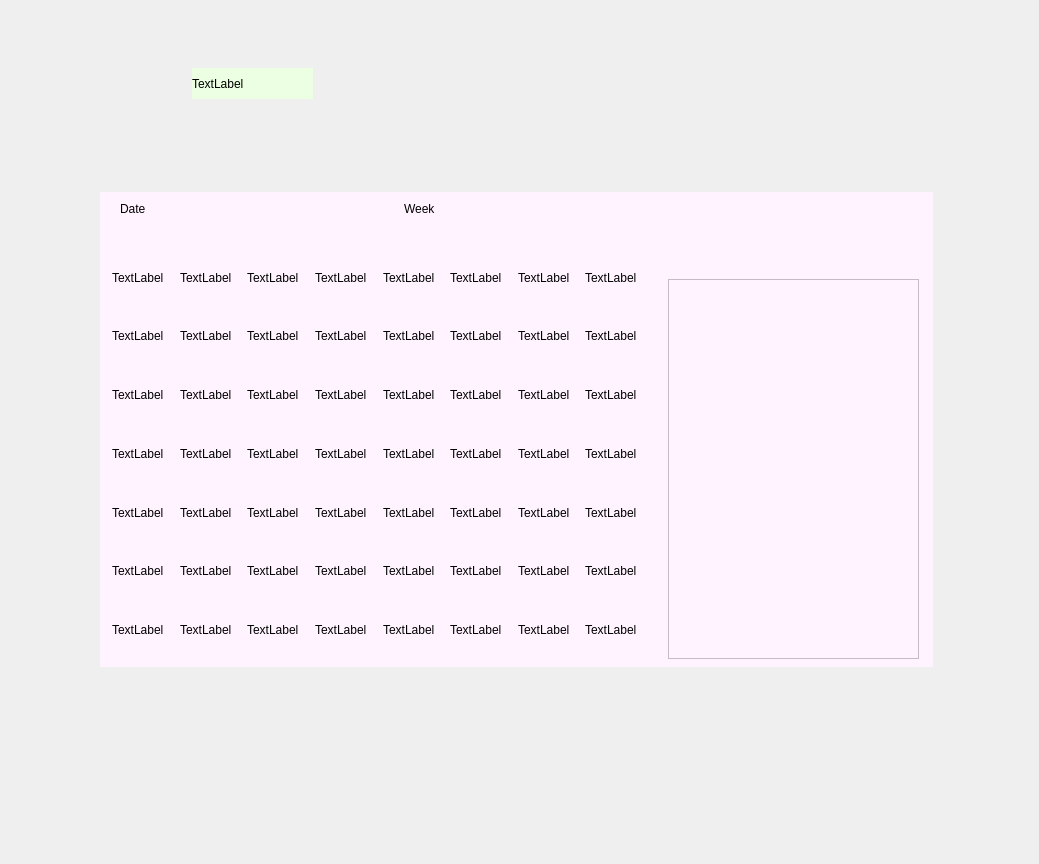
<?xml version="1.0" encoding="UTF-8"?>
<ui version="4.0">
 <class>Calendar</class>
 <widget class="QWidget" name="Calendar">
  <property name="geometry">
   <rect>
    <x>0</x>
    <y>0</y>
    <width>1039</width>
    <height>864</height>
   </rect>
  </property>
  <property name="windowTitle">
   <string>Form</string>
  </property>
  <widget class="QWidget" name="calendarWidget" native="true">
   <property name="geometry">
    <rect>
     <x>100</x>
     <y>192</y>
     <width>833</width>
     <height>475</height>
    </rect>
   </property>
   <property name="styleSheet">
    <string notr="true">background:rgb(255, 243, 255)</string>
   </property>
   <widget class="QWidget" name="noteWidget" native="true">
    <property name="geometry">
     <rect>
      <x>564</x>
      <y>48</y>
      <width>261</width>
      <height>425</height>
     </rect>
    </property>
    <widget class="QWidget" name="verticalLayoutWidget">
     <property name="geometry">
      <rect>
       <x>4</x>
       <y>8</y>
       <width>253</width>
       <height>413</height>
      </rect>
     </property>
     <layout class="QVBoxLayout" name="noteMenu" stretch="1,15">
      <item>
       <widget class="QWidget" name="noteWidgetMenu" native="true"/>
      </item>
      <item>
       <widget class="QWidget" name="noteList" native="true">
        <widget class="QListWidget" name="noteListWidget">
         <property name="geometry">
          <rect>
           <x>0</x>
           <y>0</y>
           <width>251</width>
           <height>380</height>
          </rect>
         </property>
         <property name="verticalScrollMode">
          <enum>QAbstractItemView::ScrollPerPixel</enum>
         </property>
         <property name="horizontalScrollMode">
          <enum>QAbstractItemView::ScrollPerPixel</enum>
         </property>
        </widget>
       </widget>
      </item>
     </layout>
    </widget>
   </widget>
   <widget class="QWidget" name="calendarFormWidget" native="true">
    <property name="geometry">
     <rect>
      <x>8</x>
      <y>48</y>
      <width>551</width>
      <height>425</height>
     </rect>
    </property>
    <widget class="QWidget" name="gridLayoutWidget">
     <property name="geometry">
      <rect>
       <x>4</x>
       <y>8</y>
       <width>541</width>
       <height>411</height>
      </rect>
     </property>
     <layout class="QGridLayout" name="calendarForm" rowstretch="10,10,10,10,10,10,10" columnstretch="10,10,10,10,10,10,10,10">
      <property name="leftMargin">
       <number>0</number>
      </property>
      <property name="topMargin">
       <number>0</number>
      </property>
      <property name="spacing">
       <number>0</number>
      </property>
      <item row="2" column="0">
       <widget class="CalendarCell" name="L0_2">
        <property name="text">
         <string>TextLabel</string>
        </property>
       </widget>
      </item>
      <item row="2" column="2">
       <widget class="CalendarCell" name="L2_2">
        <property name="text">
         <string>TextLabel</string>
        </property>
       </widget>
      </item>
      <item row="3" column="7">
       <widget class="CalendarCell" name="L7_3">
        <property name="text">
         <string>TextLabel</string>
        </property>
       </widget>
      </item>
      <item row="3" column="3">
       <widget class="CalendarCell" name="L3_3">
        <property name="text">
         <string>TextLabel</string>
        </property>
       </widget>
      </item>
      <item row="0" column="2">
       <widget class="CalendarCell" name="L2_0">
        <property name="text">
         <string>TextLabel</string>
        </property>
       </widget>
      </item>
      <item row="1" column="0">
       <widget class="CalendarCell" name="L0_1">
        <property name="text">
         <string>TextLabel</string>
        </property>
       </widget>
      </item>
      <item row="5" column="7">
       <widget class="CalendarCell" name="L7_5">
        <property name="text">
         <string>TextLabel</string>
        </property>
       </widget>
      </item>
      <item row="0" column="3">
       <widget class="CalendarCell" name="L3_0">
        <property name="text">
         <string>TextLabel</string>
        </property>
       </widget>
      </item>
      <item row="2" column="4">
       <widget class="CalendarCell" name="L4_2">
        <property name="text">
         <string>TextLabel</string>
        </property>
       </widget>
      </item>
      <item row="1" column="2">
       <widget class="CalendarCell" name="L2_1">
        <property name="text">
         <string>TextLabel</string>
        </property>
       </widget>
      </item>
      <item row="2" column="3">
       <widget class="CalendarCell" name="L3_2">
        <property name="text">
         <string>TextLabel</string>
        </property>
       </widget>
      </item>
      <item row="1" column="3">
       <widget class="CalendarCell" name="L3_1">
        <property name="text">
         <string>TextLabel</string>
        </property>
       </widget>
      </item>
      <item row="1" column="7">
       <widget class="CalendarCell" name="L7_1">
        <property name="text">
         <string>TextLabel</string>
        </property>
       </widget>
      </item>
      <item row="5" column="0">
       <widget class="CalendarCell" name="L0_5">
        <property name="text">
         <string>TextLabel</string>
        </property>
       </widget>
      </item>
      <item row="5" column="6">
       <widget class="CalendarCell" name="L6_5">
        <property name="text">
         <string>TextLabel</string>
        </property>
       </widget>
      </item>
      <item row="0" column="6">
       <widget class="CalendarCell" name="L6_0">
        <property name="text">
         <string>TextLabel</string>
        </property>
       </widget>
      </item>
      <item row="6" column="0">
       <widget class="CalendarCell" name="L0_6">
        <property name="text">
         <string>TextLabel</string>
        </property>
       </widget>
      </item>
      <item row="0" column="0">
       <widget class="CalendarCell" name="L0_0">
        <property name="text">
         <string>TextLabel</string>
        </property>
       </widget>
      </item>
      <item row="4" column="6">
       <widget class="CalendarCell" name="L6_4">
        <property name="text">
         <string>TextLabel</string>
        </property>
       </widget>
      </item>
      <item row="2" column="6">
       <widget class="CalendarCell" name="L6_2">
        <property name="text">
         <string>TextLabel</string>
        </property>
       </widget>
      </item>
      <item row="1" column="4">
       <widget class="CalendarCell" name="L4_1">
        <property name="text">
         <string>TextLabel</string>
        </property>
       </widget>
      </item>
      <item row="1" column="6">
       <widget class="CalendarCell" name="L6_1">
        <property name="text">
         <string>TextLabel</string>
        </property>
       </widget>
      </item>
      <item row="3" column="2">
       <widget class="CalendarCell" name="L2_3">
        <property name="text">
         <string>TextLabel</string>
        </property>
       </widget>
      </item>
      <item row="2" column="7">
       <widget class="CalendarCell" name="L7_2">
        <property name="text">
         <string>TextLabel</string>
        </property>
       </widget>
      </item>
      <item row="1" column="5">
       <widget class="CalendarCell" name="L5_1">
        <property name="text">
         <string>TextLabel</string>
        </property>
       </widget>
      </item>
      <item row="0" column="5">
       <widget class="CalendarCell" name="L5_0">
        <property name="text">
         <string>TextLabel</string>
        </property>
       </widget>
      </item>
      <item row="3" column="0">
       <widget class="CalendarCell" name="L0_3">
        <property name="text">
         <string>TextLabel</string>
        </property>
       </widget>
      </item>
      <item row="3" column="6">
       <widget class="CalendarCell" name="L6_3">
        <property name="enabled">
         <bool>true</bool>
        </property>
        <property name="text">
         <string>TextLabel</string>
        </property>
       </widget>
      </item>
      <item row="2" column="5">
       <widget class="CalendarCell" name="L5_2">
        <property name="text">
         <string>TextLabel</string>
        </property>
       </widget>
      </item>
      <item row="4" column="0">
       <widget class="CalendarCell" name="L0_4">
        <property name="text">
         <string>TextLabel</string>
        </property>
       </widget>
      </item>
      <item row="0" column="1">
       <widget class="CalendarCell" name="L1_0">
        <property name="text">
         <string>TextLabel</string>
        </property>
       </widget>
      </item>
      <item row="1" column="1">
       <widget class="CalendarCell" name="L1_1">
        <property name="text">
         <string>TextLabel</string>
        </property>
       </widget>
      </item>
      <item row="2" column="1">
       <widget class="CalendarCell" name="L1_2">
        <property name="text">
         <string>TextLabel</string>
        </property>
       </widget>
      </item>
      <item row="3" column="1">
       <widget class="CalendarCell" name="L1_3">
        <property name="text">
         <string>TextLabel</string>
        </property>
       </widget>
      </item>
      <item row="0" column="7">
       <widget class="CalendarCell" name="L7_0">
        <property name="text">
         <string>TextLabel</string>
        </property>
       </widget>
      </item>
      <item row="3" column="4">
       <widget class="CalendarCell" name="L4_3">
        <property name="text">
         <string>TextLabel</string>
        </property>
       </widget>
      </item>
      <item row="3" column="5">
       <widget class="CalendarCell" name="L5_3">
        <property name="text">
         <string>TextLabel</string>
        </property>
       </widget>
      </item>
      <item row="4" column="7">
       <widget class="CalendarCell" name="L7_4">
        <property name="text">
         <string>TextLabel</string>
        </property>
       </widget>
      </item>
      <item row="4" column="1">
       <widget class="CalendarCell" name="L1_4">
        <property name="text">
         <string>TextLabel</string>
        </property>
       </widget>
      </item>
      <item row="4" column="2">
       <widget class="CalendarCell" name="L2_4">
        <property name="text">
         <string>TextLabel</string>
        </property>
       </widget>
      </item>
      <item row="4" column="3">
       <widget class="CalendarCell" name="L3_4">
        <property name="text">
         <string>TextLabel</string>
        </property>
       </widget>
      </item>
      <item row="4" column="4">
       <widget class="CalendarCell" name="L4_4">
        <property name="text">
         <string>TextLabel</string>
        </property>
       </widget>
      </item>
      <item row="4" column="5">
       <widget class="CalendarCell" name="L5_4">
        <property name="text">
         <string>TextLabel</string>
        </property>
       </widget>
      </item>
      <item row="5" column="1">
       <widget class="CalendarCell" name="L1_5">
        <property name="text">
         <string>TextLabel</string>
        </property>
       </widget>
      </item>
      <item row="5" column="2">
       <widget class="CalendarCell" name="L2_5">
        <property name="text">
         <string>TextLabel</string>
        </property>
       </widget>
      </item>
      <item row="5" column="3">
       <widget class="CalendarCell" name="L3_5">
        <property name="text">
         <string>TextLabel</string>
        </property>
       </widget>
      </item>
      <item row="5" column="4">
       <widget class="CalendarCell" name="L4_5">
        <property name="text">
         <string>TextLabel</string>
        </property>
       </widget>
      </item>
      <item row="5" column="5">
       <widget class="CalendarCell" name="L5_5">
        <property name="text">
         <string>TextLabel</string>
        </property>
       </widget>
      </item>
      <item row="6" column="1">
       <widget class="CalendarCell" name="L1_6">
        <property name="text">
         <string>TextLabel</string>
        </property>
       </widget>
      </item>
      <item row="6" column="2">
       <widget class="CalendarCell" name="L2_6">
        <property name="text">
         <string>TextLabel</string>
        </property>
       </widget>
      </item>
      <item row="6" column="3">
       <widget class="CalendarCell" name="L3_6">
        <property name="text">
         <string>TextLabel</string>
        </property>
       </widget>
      </item>
      <item row="6" column="4">
       <widget class="CalendarCell" name="L4_6">
        <property name="text">
         <string>TextLabel</string>
        </property>
       </widget>
      </item>
      <item row="6" column="5">
       <widget class="CalendarCell" name="L5_6">
        <property name="text">
         <string>TextLabel</string>
        </property>
       </widget>
      </item>
      <item row="6" column="6">
       <widget class="CalendarCell" name="L6_6">
        <property name="text">
         <string>TextLabel</string>
        </property>
       </widget>
      </item>
      <item row="6" column="7">
       <widget class="CalendarCell" name="L7_6">
        <property name="text">
         <string>TextLabel</string>
        </property>
       </widget>
      </item>
      <item row="0" column="4">
       <widget class="CalendarCell" name="L4_0">
        <property name="text">
         <string>TextLabel</string>
        </property>
       </widget>
      </item>
     </layout>
    </widget>
   </widget>
   <widget class="QLabel" name="Datelabel">
    <property name="geometry">
     <rect>
      <x>20</x>
      <y>0</y>
      <width>281</width>
      <height>33</height>
     </rect>
    </property>
    <property name="text">
     <string>Date</string>
    </property>
   </widget>
   <widget class="QLabel" name="weekLabel">
    <property name="geometry">
     <rect>
      <x>304</x>
      <y>0</y>
      <width>253</width>
      <height>33</height>
     </rect>
    </property>
    <property name="text">
     <string>Week</string>
    </property>
   </widget>
   <widget class="QWidget" name="menuBar" native="true">
    <property name="geometry">
     <rect>
      <x>672</x>
      <y>0</y>
      <width>149</width>
      <height>41</height>
     </rect>
    </property>
    <widget class="QWidget" name="horizontalLayoutWidget">
     <property name="geometry">
      <rect>
       <x>0</x>
       <y>0</y>
       <width>149</width>
       <height>41</height>
      </rect>
     </property>
     <layout class="QHBoxLayout" name="horizontalLayout" stretch="1,1,1">
      <item>
       <widget class="QLabel" name="label_2">
        <property name="text">
         <string/>
        </property>
       </widget>
      </item>
      <item>
       <widget class="QLabel" name="label_3">
        <property name="text">
         <string/>
        </property>
       </widget>
      </item>
      <item>
       <widget class="QLabel" name="label_4">
        <property name="text">
         <string/>
        </property>
       </widget>
      </item>
     </layout>
    </widget>
   </widget>
  </widget>
  <widget class="QLabel" name="label">
   <property name="geometry">
    <rect>
     <x>192</x>
     <y>68</y>
     <width>121</width>
     <height>31</height>
    </rect>
   </property>
   <property name="styleSheet">
    <string notr="true">background:rgb(236, 255, 226);
border-color: rgb(240, 220, 255);</string>
   </property>
   <property name="text">
    <string>TextLabel</string>
   </property>
  </widget>
  <widget class="QWidget" name="widget" native="true">
   <property name="geometry">
    <rect>
     <x>388</x>
     <y>40</y>
     <width>251</width>
     <height>120</height>
    </rect>
   </property>
  </widget>
 </widget>
 <customwidgets>
  <customwidget>
   <class>CalendarCell</class>
   <extends>QLabel</extends>
   <header location="global">toolCell.h</header>
  </customwidget>
 </customwidgets>
 <resources/>
 <connections/>
</ui>
